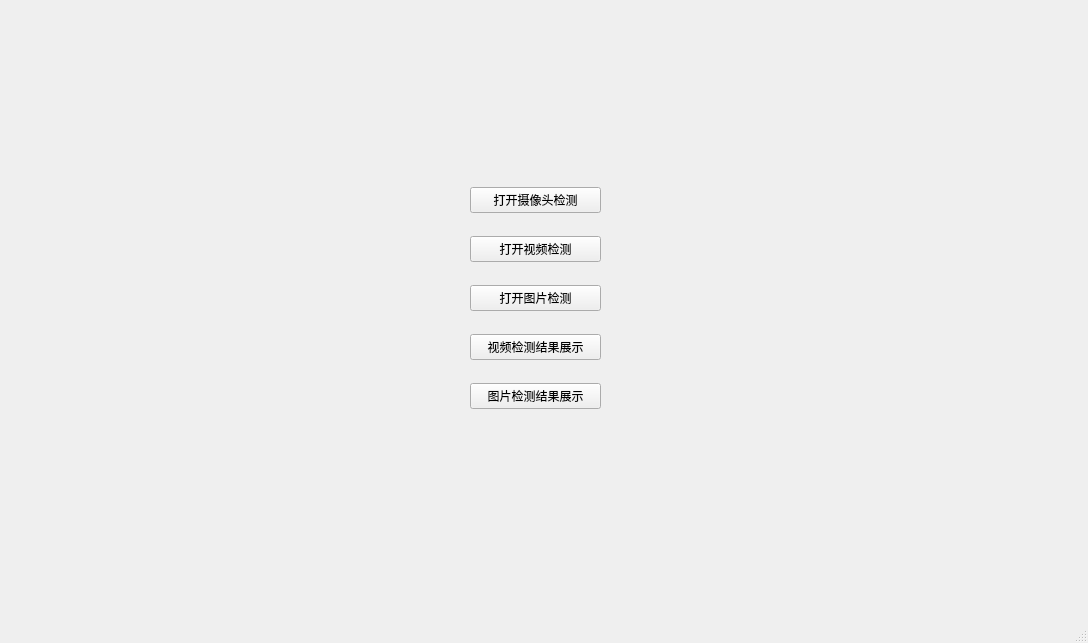
<?xml version="1.0" encoding="UTF-8"?>
<ui version="4.0">
 <class>MainWindow</class>
 <widget class="QMainWindow" name="MainWindow">
  <property name="geometry">
   <rect>
    <x>0</x>
    <y>0</y>
    <width>1088</width>
    <height>643</height>
   </rect>
  </property>
  <property name="windowTitle">
   <string>MainWindow</string>
  </property>
  <widget class="QWidget" name="centralwidget">
   <widget class="QLabel" name="title">
    <property name="geometry">
     <rect>
      <x>170</x>
      <y>10</y>
      <width>730</width>
      <height>100</height>
     </rect>
    </property>
    <property name="text">
     <string/>
    </property>
   </widget>
   <widget class="QWidget" name="layoutWidget">
    <property name="geometry">
     <rect>
      <x>470</x>
      <y>170</y>
      <width>131</width>
      <height>261</height>
     </rect>
    </property>
    <layout class="QVBoxLayout" name="verticalLayout">
     <item>
      <widget class="QPushButton" name="openCv">
       <property name="text">
        <string>打开摄像头检测</string>
       </property>
      </widget>
     </item>
     <item>
      <widget class="QPushButton" name="openVt">
       <property name="text">
        <string>打开视频检测</string>
       </property>
      </widget>
     </item>
     <item>
      <widget class="QPushButton" name="openPt">
       <property name="text">
        <string>打开图片检测</string>
       </property>
      </widget>
     </item>
     <item>
      <widget class="QPushButton" name="Open">
       <property name="text">
        <string>视频检测结果展示</string>
       </property>
      </widget>
     </item>
     <item>
      <widget class="QPushButton" name="openPic">
       <property name="text">
        <string>图片检测结果展示</string>
       </property>
      </widget>
     </item>
    </layout>
   </widget>
  </widget>
  <widget class="QMenuBar" name="menubar">
   <property name="geometry">
    <rect>
     <x>0</x>
     <y>0</y>
     <width>1088</width>
     <height>26</height>
    </rect>
   </property>
  </widget>
  <widget class="QStatusBar" name="statusbar"/>
 </widget>
 <resources/>
 <connections/>
</ui>
